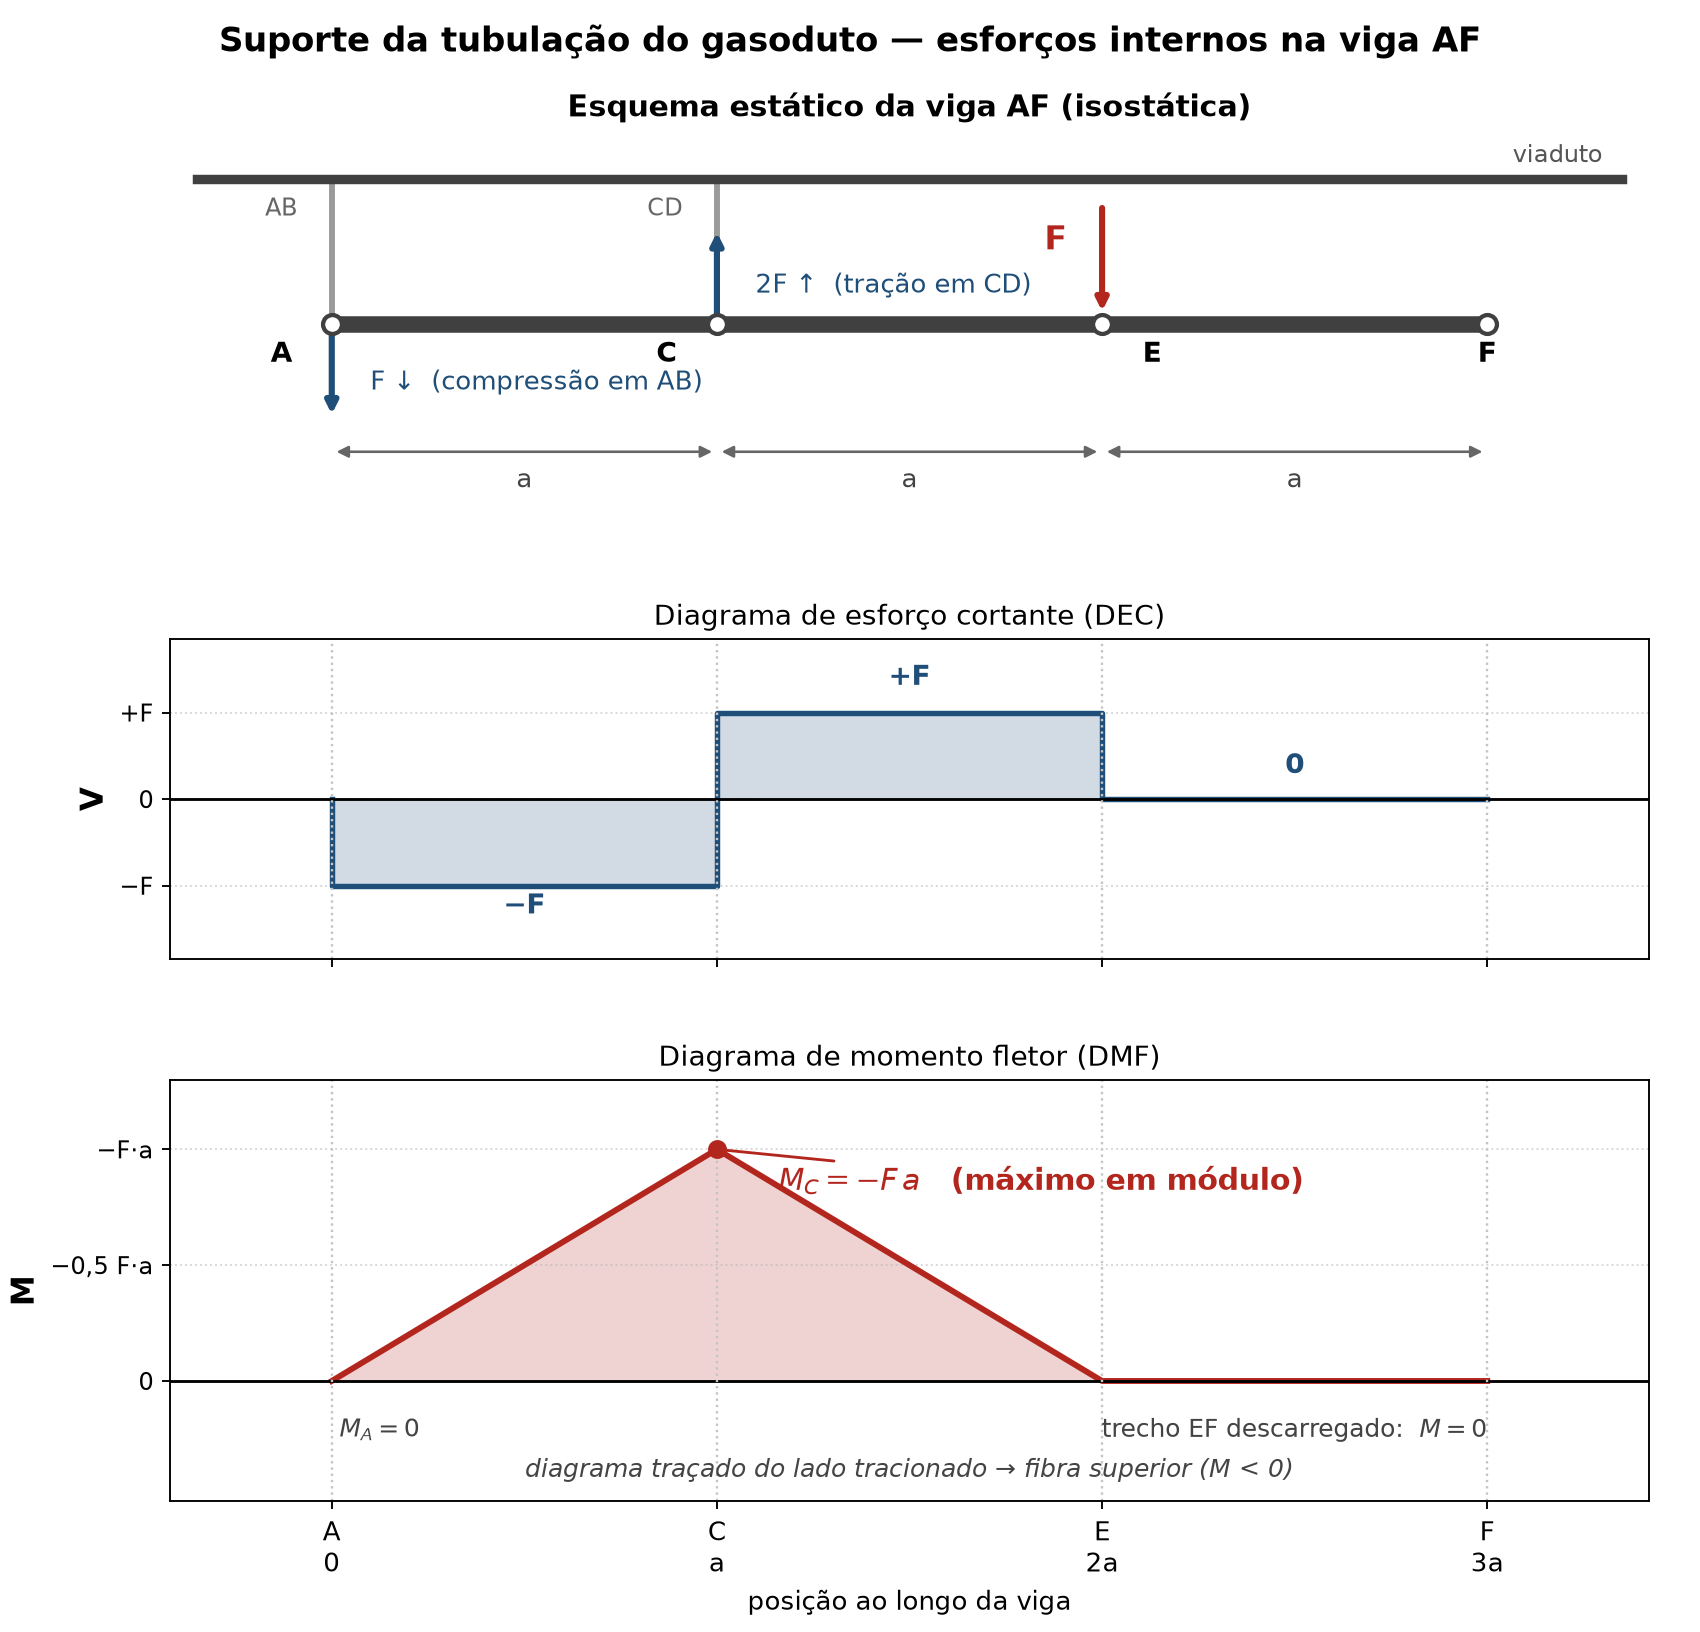

Reproduce this figure in Python.
"""
Suporte de gasoduto sob viaduto - esforcos internos na viga AF.

Geometria (viga horizontal, sustentada pelas barras elasticas AB e CD):
    A (x=0) --- a --- C (x=a) --- a --- E (x=2a) --- a --- F (x=3a)

Carregamento: forca F (vertical, para baixo) aplicada pela tubulacao em E.
Barras AB e CD: bielas verticais rotuladas nas duas extremidades (elementos
de dois nos), area A e comprimento L.

Como ha apenas duas incognitas (N_AB, N_CD) e duas equacoes uteis de
equilibrio, a viga e ISOSTATICA: as reacoes nao dependem de E, A ou L.

    Sum M_A = 0 :  N_CD * a - F * 2a = 0   ->  N_CD = +2F  (tracao)
    Sum Fy  = 0 :  N_AB + N_CD - F  = 0    ->  N_AB = -F   (compressao)

Convencao adotada: momento positivo traciona a fibra inferior. O DMF e
tracado do lado tracionado (padrao brasileiro) - por isso o eixo M e
invertido no grafico.
"""

import os

import numpy as np
import matplotlib
matplotlib.use("Agg")
import matplotlib.pyplot as plt

# ----------------------------------------------------------------- dados
F = 1.0   # forca da tubulacao (resultados saem em multiplos de F)
a = 1.0   # vao entre pontos (resultados saem em multiplos de a)

xA, xC, xE, xF = 0.0, a, 2 * a, 3 * a

# --------------------------------------------------------- forcas nas barras
N_CD = 2 * F    # tracao: a barra CD "puxa" a viga para cima em C
N_AB = -F       # compressao: a barra AB "empurra" a viga para baixo em A

# ------------------------------------------------- esforco cortante e momento
def V(x):
    """Cortante: soma das forcas verticais a esquerda da secao (para cima +)."""
    x = np.asarray(x, dtype=float)
    return N_AB * (x > xA) + N_CD * (x > xC) - F * (x > xE)


def M(x):
    """Momento fletor: positivo traciona a fibra inferior."""
    x = np.asarray(x, dtype=float)
    return (N_AB * np.clip(x - xA, 0, None)
            + N_CD * np.clip(x - xC, 0, None)
            - F * np.clip(x - xE, 0, None))


# amostragem com pontos duplicados nas descontinuidades do cortante
eps = 1e-9
x = np.unique(np.concatenate([
    np.linspace(0, 3 * a, 601),
    [xA, xA + eps, xC - eps, xC + eps, xE - eps, xE + eps, xF],
]))
Vx, Mx = V(x), M(x)

print("Forcas normais nas barras")
print(f"  N_AB = {N_AB:+.2f} F  (compressao)")
print(f"  N_CD = {N_CD:+.2f} F  (tracao)")
print("\nEsforco cortante")
print("  A-C: -F   |   C-E: +F   |   E-F: 0")
print("\nMomento fletor nos pontos notaveis")
for nome, xi in (("A", xA), ("C", xC), ("E", xE), ("F", xF)):
    print(f"  M({nome}) = {float(M(xi)):+.2f} F.a")
print(f"\n|M|max = {np.abs(Mx).max():.2f} F.a na secao C (tracao na fibra superior)")

# ------------------------------------------------------------------ grafico
fig, (ax0, ax1, ax2) = plt.subplots(
    3, 1, figsize=(10.0, 9.6), sharex=True,
    gridspec_kw={"height_ratios": [1.15, 0.95, 1.25], "hspace": 0.32},
)
AZ, VM, CZ = "#1f4e79", "#b3261e", "#9a9a9a"

# --- (1) esquema estatico ---------------------------------------------------
ax0.plot([-0.35, 3 * a + 0.35], [1.20, 1.20], lw=4, color="#404040")
ax0.text(3 * a + 0.30, 1.34, "viaduto", ha="right", fontsize=10, color="#555")
for xi, nome in ((xA, "AB"), (xC, "CD")):
    ax0.plot([xi, xi], [0, 1.20], lw=2.5, color=CZ, zorder=1)
    ax0.text(xi - 0.09, 0.95, nome, ha="right", va="center", fontsize=10, color="#666")
ax0.plot([0, 3 * a], [0, 0], lw=7, color="#404040", solid_capstyle="round", zorder=3)
for xi, nome, dx in ((xA, "A", -0.13), (xC, "C", -0.13), (xE, "E", 0.13), (xF, "F", 0.0)):
    ax0.plot(xi, 0, "o", ms=8, mfc="white", mec="#404040", mew=1.8, zorder=4)
    ax0.text(xi + dx, -0.13, nome, ha="center", va="top", fontsize=12, fontweight="bold")

# carga da tubulacao em E
ax0.annotate("", xy=(xE, 0.07), xytext=(xE, 1.00),
             arrowprops=dict(arrowstyle="-|>", lw=2.6, color=VM))
ax0.text(xE - 0.09, 0.62, "F", color=VM, fontsize=14, fontweight="bold", ha="right")
# forcas que as barras aplicam na viga
ax0.annotate("", xy=(xA, -0.78), xytext=(xA, -0.05),
             arrowprops=dict(arrowstyle="-|>", lw=2.6, color=AZ))
ax0.text(xA + 0.10, -0.48, "F ↓  (compressão em AB)", color=AZ, fontsize=11, va="center")
ax0.annotate("", xy=(xC, 0.80), xytext=(xC, 0.05),
             arrowprops=dict(arrowstyle="-|>", lw=2.6, color=AZ))
ax0.text(xC + 0.10, 0.32, "2F ↑  (tração em CD)", color=AZ, fontsize=11, va="center")
# cotas
for x0, x1 in ((xA, xC), (xC, xE), (xE, xF)):
    ax0.annotate("", xy=(x0, -1.05), xytext=(x1, -1.05),
                 arrowprops=dict(arrowstyle="<|-|>", lw=1.1, color="#666"))
    ax0.text((x0 + x1) / 2, -1.18, "a", ha="center", va="top", fontsize=11, color="#444")
ax0.set_ylim(-1.60, 1.60)
ax0.set_title("Esquema estático da viga AF (isostática)", fontsize=12.5, fontweight="bold")
ax0.axis("off")

# --- (2) diagrama de esforco cortante (DEC) --------------------------------
ax1.fill_between(x, 0, Vx, color=AZ, alpha=0.20)
ax1.plot(x, Vx, color=AZ, lw=2.3)
ax1.axhline(0, color="k", lw=1.2)
ax1.text(0.5 * a, -1.32, "−F", ha="center", fontsize=12, color=AZ, fontweight="bold")
ax1.text(1.5 * a, 1.32, "+F", ha="center", fontsize=12, color=AZ, fontweight="bold")
ax1.text(2.5 * a, 0.30, "0", ha="center", fontsize=12, color=AZ, fontweight="bold")
ax1.set_ylabel("V", fontsize=13, fontweight="bold")
ax1.set_ylim(-1.85, 1.85)
ax1.set_yticks([-1, 0, 1])
ax1.set_yticklabels(["−F", "0", "+F"], fontsize=10)
ax1.set_title("Diagrama de esforço cortante (DEC)", fontsize=12)
ax1.grid(axis="y", ls=":", alpha=0.5)

# --- (3) diagrama de momento fletor (DMF) ----------------------------------
ax2.fill_between(x, 0, Mx, color=VM, alpha=0.20)
ax2.plot(x, Mx, color=VM, lw=2.5)
ax2.axhline(0, color="k", lw=1.2)
ax2.plot(xC, float(M(xC)), "o", ms=7, color=VM, zorder=5)
ax2.set_ylim(0.52, -1.30)                 # eixo invertido: DMF do lado tracionado
ax2.annotate(r"$M_C = -F\,a$   (máximo em módulo)",
             xy=(xC, float(M(xC))), xytext=(xC + 0.16, -0.86),
             fontsize=12.5, color=VM, fontweight="bold", va="center",
             arrowprops=dict(arrowstyle="-", lw=1.2, color=VM))
ax2.text(0.02, 0.16, "$M_A = 0$", fontsize=10.5, color="#444", va="top")
ax2.text(2.5 * a, 0.16, "trecho EF descarregado:  $M = 0$",
         ha="center", fontsize=10.5, color="#444", va="top")
ax2.text(1.5 * a, 0.44, "diagrama traçado do lado tracionado → fibra superior (M < 0)",
         ha="center", fontsize=10.5, color="#444", style="italic", va="bottom")
ax2.set_ylabel("M", fontsize=13, fontweight="bold")
ax2.set_yticks([0, -0.5, -1.0])
ax2.set_yticklabels(["0", "−0,5 F·a", "−F·a"], fontsize=10)
ax2.set_xlabel("posição ao longo da viga", fontsize=11)
ax2.set_title("Diagrama de momento fletor (DMF)", fontsize=12)
ax2.grid(axis="y", ls=":", alpha=0.5)

for ax in (ax1, ax2):
    for xi in (xA, xC, xE, xF):
        ax.axvline(xi, color="#c4c4c4", ls=":", lw=1)
ax2.set_xlim(-0.42, 3 * a + 0.42)
ax2.set_xticks([xA, xC, xE, xF])
ax2.set_xticklabels(["A\n0", "C\na", "E\n2a", "F\n3a"], fontsize=11)

fig.suptitle("Suporte da tubulação do gasoduto — esforços internos na viga AF",
             fontsize=14.5, fontweight="bold", y=0.985)
fig.subplots_adjust(top=0.92, bottom=0.08, left=0.10, right=0.97)
out = os.path.join(os.path.dirname(os.path.abspath(__file__)), "dmf_suporte_gasoduto.png")
fig.savefig(out, dpi=170)
print(f"\nFigura salva em: {out}")
